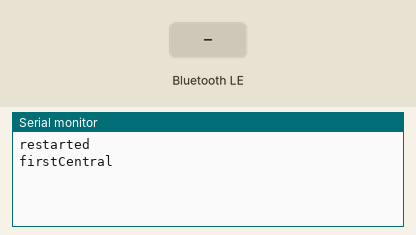
Recording of a sketch running on a simulated Arduino Nano 33 IoT. Parts: the last lines printed to the serial monitor. The test bench sets the inputs (shaded band). Nothing arrives over Bluetooth unless stated; a phone connects over Bluetooth LE 3 s after start.

Above: at 3.8 s.
3.9 s: Bluetooth LE write "1" received
At 4.6 s:
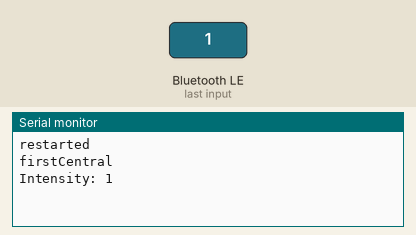
5.4 s: Bluetooth LE write "1" received
At 5.7 s:
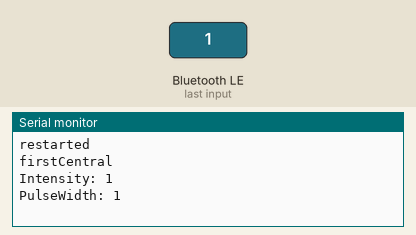
6.9 s: Bluetooth LE write "1" received
At 8.1 s:
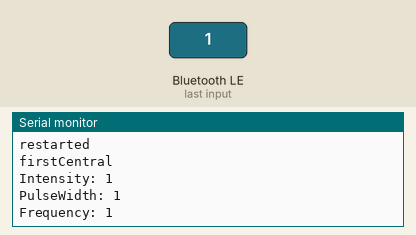
8.4 s: Bluetooth LE write "0" received
At 9.2 s:
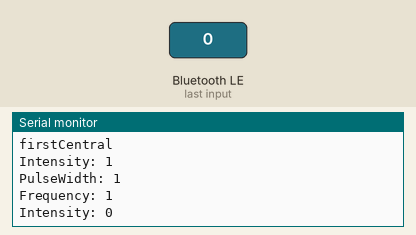
9.9 s: Bluetooth LE write "0" received
At 10.3 s:
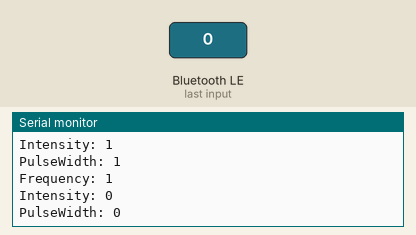
11.4 s: Bluetooth LE write "0" received
At 12.7 s:
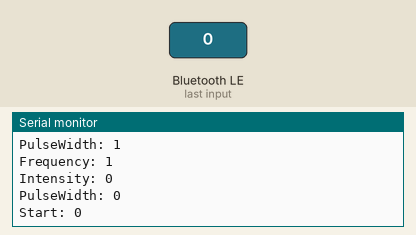

The sketch:

BluetoothRecieve.ino
```cpp
#include <ArduinoBLE.h>

BLEService myService("19b10000-e9f3-537e-4f6c-d104768a1214");
BLEStringCharacteristic intensityCharacteristic("19b10001-e9f3-537e-4f6c-d104768a1214", BLEWrite | BLERead, 20);
BLEStringCharacteristic pulseWidthCharacteristic("19b10002-e9f3-537e-4f6c-d104768a1214", BLEWrite | BLERead, 20);
BLEStringCharacteristic frequencyCharacteristic("19b10003-e9f3-537e-4f6c-d104768a1214", BLEWrite | BLERead, 20);
BLEStringCharacteristic startCharacteristic("19b10004-e9f3-537e-4f6c-d104768a1214", BLEWrite | BLERead, 20);

String intensity = "";
String frequency = "";
String pulseWidth = "";
String start = "";

void setup() {
  Serial.begin(9600); // Initialize serial communication at 9600 baud

  if (!BLE.begin()){
    while(1);
  }

// Establishes connection and adds characteristics
  BLE.setLocalName("myXiao");
  BLE.setAdvertisedService(myService);
  myService.addCharacteristic(intensityCharacteristic);
  myService.addCharacteristic(pulseWidthCharacteristic);
  myService.addCharacteristic(frequencyCharacteristic);
  myService.addCharacteristic(startCharacteristic);
  BLE.addService(myService);
  BLE.advertise();
  Serial.println("restarted");

}

void loop() {
  // Creates ble device
  BLEDevice central = BLE.central();
  if (central) {

// Connected. Waiting for data.
    Serial.println("firstCentral");

    while (central.connected()){

      if (intensityCharacteristic.written()){
        intensity = intensityCharacteristic.value();
        Serial.println("Intensity: "+intensity);
        digitalWrite(LED_BUILTIN, LOW);  // turn the LED on (HIGH is the voltage level)
        delay(200);                      // wait for a second
        digitalWrite(LED_BUILTIN, HIGH);   // turn the LED off by making the voltage LOW


      }

      if (pulseWidthCharacteristic.written()){
        pulseWidth = pulseWidthCharacteristic.value();
        Serial.println("PulseWidth: " + pulseWidth);
        digitalWrite(LED_BUILTIN, LOW);  // turn the LED on (HIGH is the voltage level)
        delay(200);                      // wait for a second
        digitalWrite(LED_BUILTIN, HIGH);   // turn the LED off by making the voltage LOW

      }

      if (frequencyCharacteristic.written()){
        frequency = frequencyCharacteristic.value();
        Serial.println("Frequency: "+frequency);
        digitalWrite(LED_BUILTIN, LOW);  // turn the LED on (HIGH is the voltage level)
        delay(200);                      // wait for a second
        digitalWrite(LED_BUILTIN, HIGH);   // turn the LED off by making the voltage LOW

      }

      if (startCharacteristic.written()){
        start = startCharacteristic.value();
        Serial.println("Start: "+start);
        digitalWrite(LED_BUILTIN, LOW);  // turn the LED on (HIGH is the voltage level)
        delay(200);                      // wait for a second
        digitalWrite(LED_BUILTIN, HIGH);   // turn the LED off by making the voltage LOW

      }
    }
  }
}
```

Measured:
- after the input at 3.9 s, the serial monitor: prints a new line at once (image 1)
- after the input at 5.4 s, the serial monitor: prints a new line at once (image 2)
- after the input at 6.9 s, the serial monitor: prints a new line at once (image 3)
- after the input at 8.4 s, the serial monitor: prints a new line at once (image 4)
- after the input at 9.9 s, the serial monitor: prints a new line at once (image 5)
- after the input at 11.4 s, the serial monitor: prints a new line at once (image 6)
